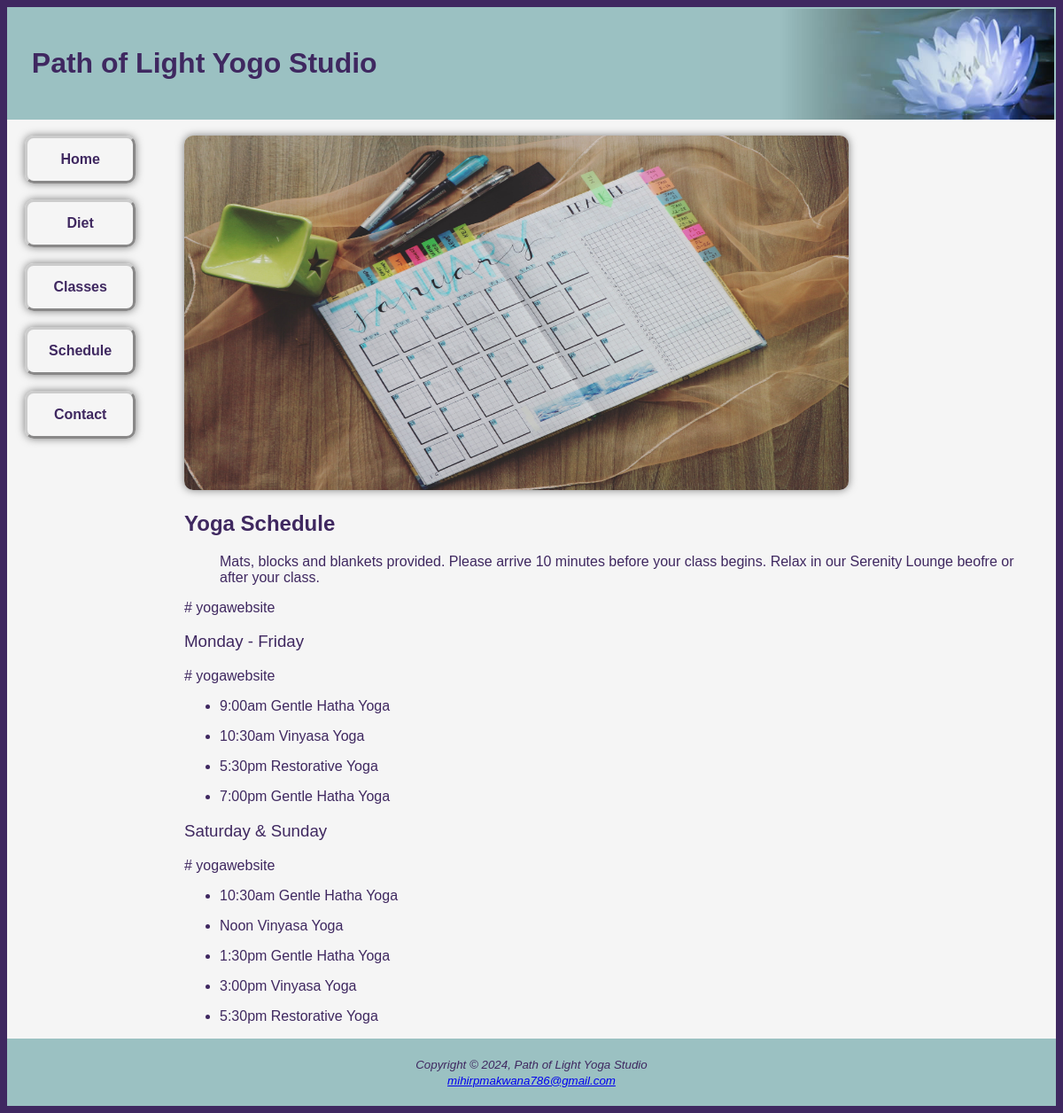
Page /PHP_Files/schedule.php on the committed database.
### tables this page shows
CREATE TABLE `days` (
  `daysid` varchar(11) NOT NULL,
  `daysname` varchar(20) NOT NULL
);

CREATE TABLE `time` (
  `timeid` varchar(11) NOT NULL,
  `time` varchar(15) DEFAULT NULL
);

CREATE TABLE `class` (
  `classid` varchar(11) NOT NULL,
  `classname` varchar(40) DEFAULT NULL,
  `description` varchar(300) DEFAULT NULL
);

### PHP_Files/schedule.php (the view, shortened to what this page needs)
<!DOCTYPE html>
<html>
<head>
  <link rel="stylesheet" type="text/css" href="yoga.css">
</head>
<body>
  <div class="header">
    <h1 class="h1"> &nbsp; Path of Light Yogo Studio <img class="himg" src="images/lilyheader.jpg" alt="Lily"></h1>
  </div>
  <br>
  <div id="mylinks" class="links">
		<form style="display:inline-block">
			<nav>
				<a class="but" href="home.php">Home</a>
				<a class="but" href="diet.php">Diet</a>
				<a class="but" href="classes.php">Classes</a>
				<a class="but" href="schedule.php">Schedule</a>
				<a class="but" href="contact.php">Contact</a>
			</nav>
		</form>
	</div>
  <img src="images/pexels-bich-tran-760710.jpg" alt="Lounge" style="width:750px;height:400px; border-radius: 10px; box-shadow: 0 0 10px rgba(0, 0, 0, 0.5); animation: imageAnimation 5s infinite;">
  <div id="wrapper">
    <h2>Yoga Schedule</h2>
    <p style="margin-left: 40px">Mats, blocks and blankets provided. Please arrive 10 minutes before your class begins.
      Relax in our Serenity Lounge beofre or after your class.</p>
    <?php
    $sql1 = "SELECT daysname FROM days";
    $i = 0;
    require 'connection/connection.php';
    if ($conn->query($sql1) === false) {
      echo "Error: " . $sql1 . "<br />" . $conn->error . "<br />";
    } else {
      $result1 = $conn->query($sql1);
      if ($result1->num_rows > 0) {
        while ($row1 = $result1->fetch_assoc()) {
          echo "<h3 style = 'font-weight: normal;' > " . $row1['daysname'] . " </h3>";
          if ($i === 0) {
            $sql2 = " SELECT t.time, c.classname from time t, class c, schedule s where t.timeid = s.timeid and c.classid = s.classid and s.daysid = 'weekday'; ";
            require 'connection/connection.php';
            if ($conn->query($sql2) === false) {
              echo "Error: " . $sql2 . "<br />" . $conn->error . "<br />";
            } else {
              $result2 = $conn->query($sql2);
              if ($result2->num_rows > 0) {
                while ($row2 = $result2->fetch_assoc()) {
                  echo "
                 <ul>
                 <li>" . $row2['time'] . "  " . $row2['classname'] . " </li>
                 </ul>";
                  $i++;
                }
              }
            }
          } else {
            $sql3 = " SELECT t.time, c.classname from time t, class c, schedule s where t.timeid = s.timeid and c.classid = s.classid and s.daysid = 'weekend'; ";
            require 'connection/connection.php';
            if ($conn->query($sql3) === false) {
              echo "Error: " . $sql3 . "<br />" . $conn->error . "<br />";
            } else {
              $result3 = $conn->query($sql3);
              if ($result3->num_rows > 0) {
                while ($row3 = $result3->fetch_assoc()) {
                  echo "
                 <ul>
                 <li>" . $row3['time'] . "  " . $row3['classname'] . " </li>
                 </ul>";
                }
              }
            }
          }
        }
      }
    }
    ?>
  </div>
  <div class="footer">
    <footer>
      <small>Copyright &copy; 2024, Path of Light Yoga Studio</small>
    </footer>
    <address>
      <small><a href="mailto:mihirpmakwana786@gmail.com">mihirpmakwana786@gmail.com</a></small>
    </address>
  </div>
</body>
</html>

### PHP_Files/connection/connection.php (shortened to what this page needs)
?># yogawebsite

### PHP_Files/yoga.css (style rules this page uses)
body { color: #3F2860; background-color: #F5F5F5; font-family: "Tahoma", Sans-serif; }
html { background-color: #3F2860; }
.h1 { line-height: 200%; }
.header { background-color: #9BC1C2; text-align: left; padding: 10px; }
.himg { position: absolute; top: 10px; right: 10px; width: 400px; height: 125px; }
.links { width: 200px; height: 450px; font-weight: bold; float: left; }
.but { display: block; text-align: center; padding: 15px 16px; border-bottom: 3px solid #898888; border-right: 3px solid #898888; border-left: 3px solid #CCCCCC; border-top: 3px solid #CCCCCC; width: 80%; position: relative; left: 20px; }
.links form a:link, a:active { color: #3F2860; }
.footer { background-color: #9BC1C2; text-align: center; padding: 20px; font-style: italic; }
#wrapper { width: 80%; margin: 0 auto; display: inline-block; }
nav { text-align: center; font-weight: bold; }

### PHP_Files/schedule.php (style rules this page uses)
.but { border-radius: 10px; box-shadow: 0 0 10px rgba(0, 0, 0, 0.5); transition: transform 0.3s ease; text-decoration: none; }

### rows in the picture
days: daysname "Monday - Friday"
time: time "9:00am", class.classname "Gentle Hatha Yoga"
time: time "10:30am", class.classname "Vinyasa Yoga", class.classname "Gentle Hatha Yoga"
time: time "5:30pm", class.classname "Restorative Yoga"
time: time "7:00pm", class.classname "Gentle Hatha Yoga"
days: daysname "Saturday & Sunday"
time: time "Noon", class.classname "Vinyasa Yoga"
time: time "1:30pm", class.classname "Gentle Hatha Yoga"
time: time "3:00pm", class.classname "Vinyasa Yoga"
